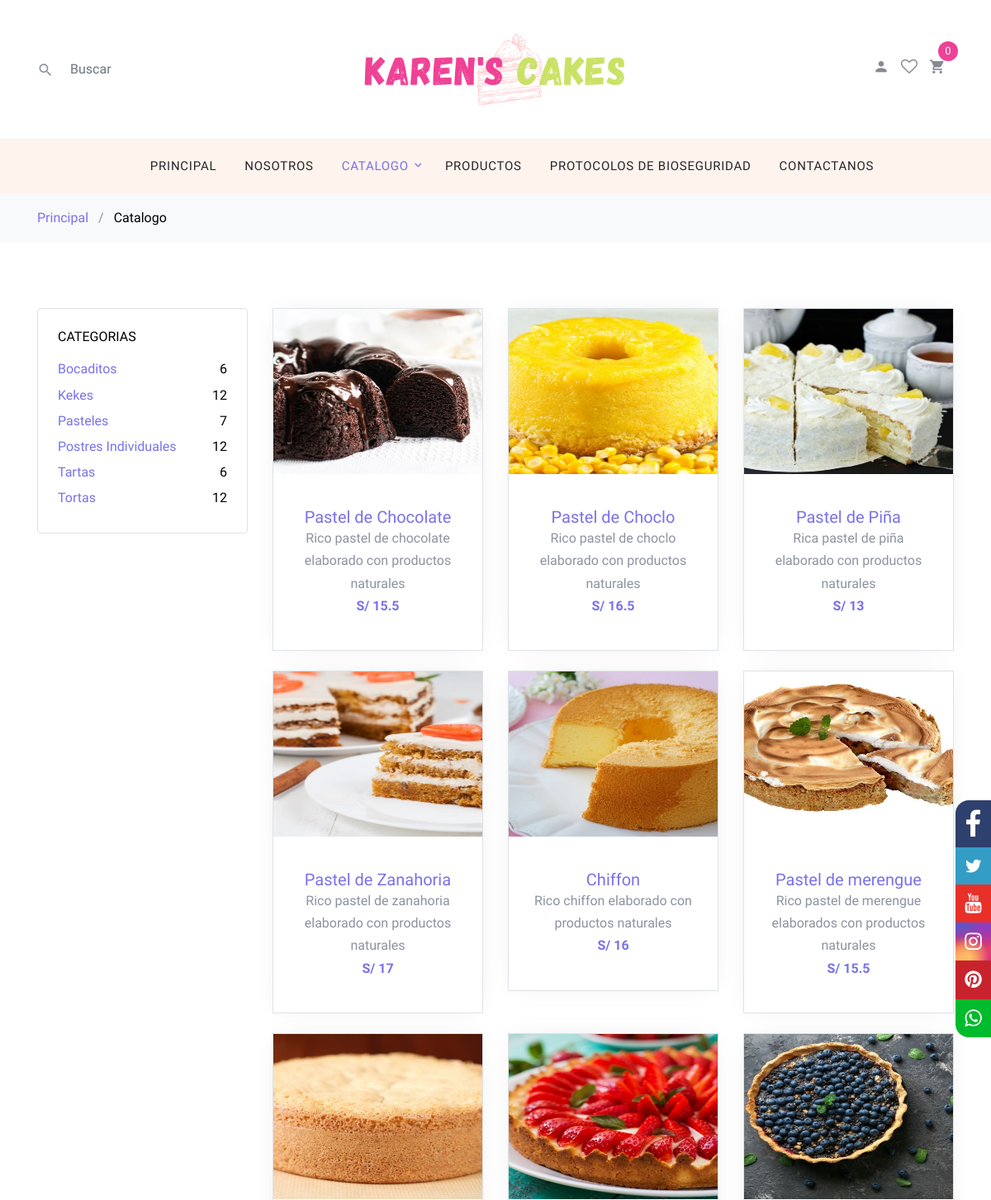
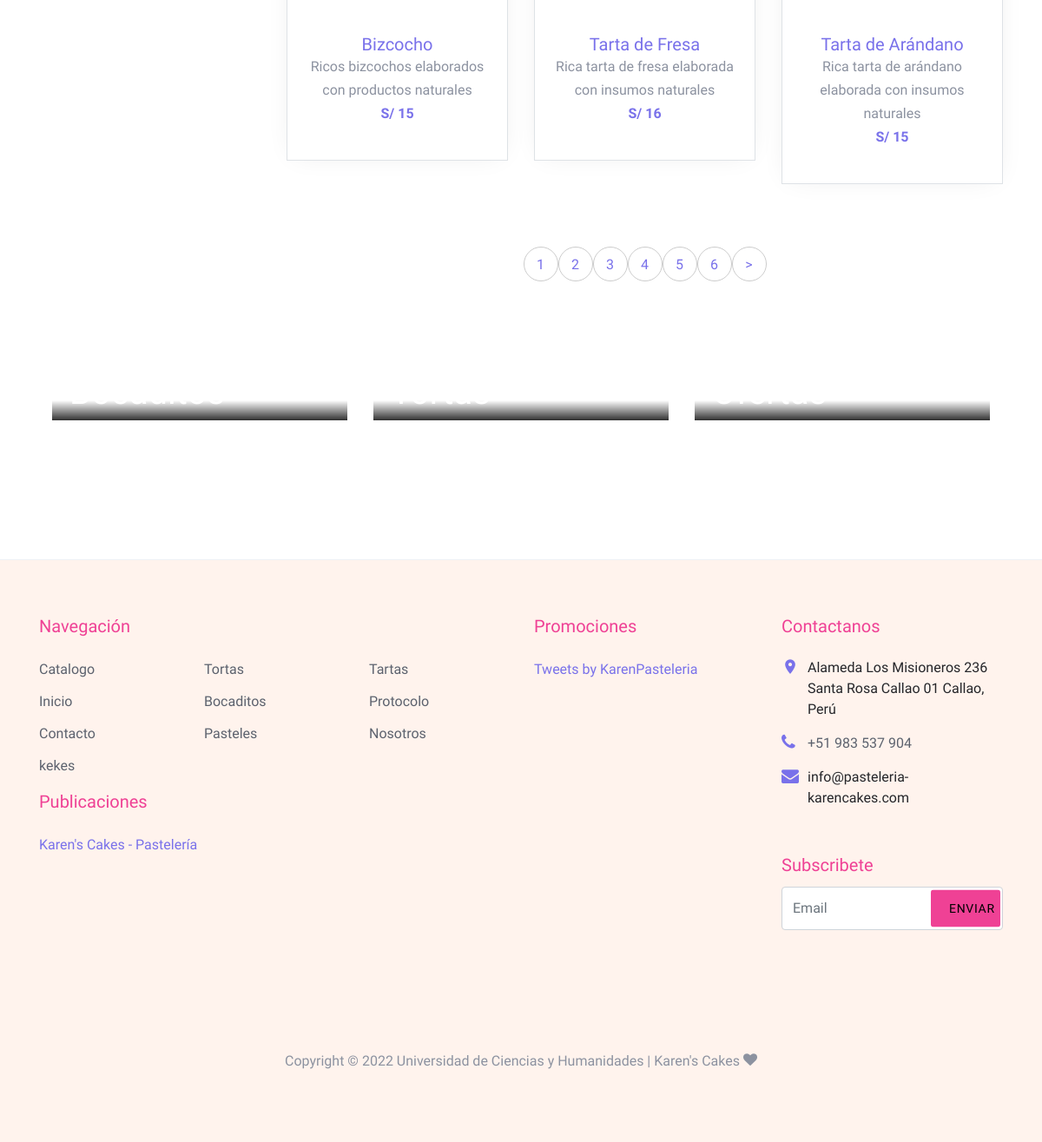
The page /shop.php on the database its author committed (2 pictures, top to bottom).
### tables this page shows
CREATE TABLE `productos` (
  `id` int(11) NOT NULL,
  `nombre` varchar(300) NOT NULL,
  `descripcion` varchar(500) NOT NULL,
  `precio` double NOT NULL,
  `imagen` varchar(200) NOT NULL,
  `inventario` int(11) NOT NULL,
  `id_categoria` int(11) NOT NULL
);

CREATE TABLE `categorias` (
  `id` int(11) NOT NULL,
  `nombre` varchar(100) NOT NULL,
  `descripcion` varchar(400) NOT NULL,
  `imagen` varchar(400) NOT NULL
);

### shop.php (the view, shortened to what this page needs)
<!DOCTYPE html>
<html lang="en">
 <?php
 include("./layouts/head.php");
 ?>
  <?php	include("./layouts/header.php"); ?>
  <body>
          <div class="social-bar">
				<a href="https://www.facebook.com/Karens-Cakes-Pasteler%C3%ADa-104709098484054" class="icon icon-facebook" id="iconoR" target="_blank"></a>
				<a href="https://twitter.com/KarenPasteleria"  class="icon icon-twitter"  id="iconoR" target="_blank"></a>
				<a href="https://www.youtube.com/channel/UCXHX6QCvZuUopnLTBnW8Wmw" class="icon icon-youtube" id="iconoR" target="_blank"></a>
				<a href="https://www.instagram.com/pasteleriakarenscakes/" class="icon icon-instagram" id="iconoR" target="_blank"></a>
				<a href="https://www.pinterest.com/gutierrezramoskarencecilia" class="icon icon-pinterest" id="iconoR" target="_blank"></a>
				<a href="#" class="icon icon-whatsapp" id="iconoR" target="_blank"></a>
			</div>
    <div class="bg-light py-3">
      <div class="container">
        <div class="row">
          <div class="col-md-12 mb-0"><a href="index.php">Principal</a> <span class="mx-2 mb-0">/</span>
           <strong class="text-black">Catalogo</strong></div>
        </div>
      </div>
    </div>
  <div class="site-wrap">
    <div class="site-section">
      <div class="container">
        <div class="row mb-5">
          <div class="col-md-9 order-2">
            <div class="row mb-5">
              <?php
              include('./php/conexion.php');
              $limite = 9;
              $totalQuery = $conexion->query('select count(*) from productos')or die($conexion->error);
              $totalProductos = mysqli_fetch_row($totalQuery);
              $totalBotones = round($totalProductos[0]/$limite);
              if(isset($_GET['limite'])){
                $resultado = $conexion ->query("select * from productos where inventario > 0 order by id DESC limit ".$_GET['limite'].",".$limite)or die($conexion -> error);
              }else{
                $resultado = $conexion ->query("select * from productos where inventario > 0 order by id DESC limit ".$limite)or die($conexion -> error);
              }
              while ($fila = mysqli_fetch_array($resultado)) {
              ?>
              <div class="col-sm-6 col-lg-4 mb-4" data-aos="fade-up">
                <div class="block-4 text-center border">
                  <figure class="block-4-image">
                    <a href="shop-single.php?id=<?php echo $fila['id'];?>">
                      <img src="images/<?php echo $fila['imagen'];?>" alt="<?php echo $fila['nombre'];?>" width="253" height="200"></a>
                  </figure>
                  <div class="block-4-text p-4">
                    <h3><a href="shop-single.php?id=<?php echo $fila['id'];?>"><?php echo $fila['nombre'];?></a></h3>
                    <p class="mb-0"><?php echo $fila['descripcion']; ?></p>
                    <p class="text-primary font-weight-bold"> S/ <?php echo $fila['precio']; ?></p>
                  </div>
                </div>
              </div>
            <?php  } ?>
            </div>
            <div class="row" data-aos="fade-up">
              <div class="col-md-12 text-center">
                <div class="site-block-27">
                  <ul>
                    <?php
                    for($k=0;$k<$totalBotones;$k++){
                        echo '<li><a href="shop.php?limite='.($k*10).'">'.($k+1).'</a></li>';
                    }
                    if(isset($_GET['limite'])){
                        if($_GET['limite']+10 < $totalBotones*10){
                        echo '<li><a href="shop.php?limite='.($_GET['limite']+10).'">&gt;</a></li>';
                        }
                    }else{
                        echo '<li><a href="shop.php?limite=10">&gt;</a></li>';
                    }
                    ?>
                  </ul>
                </div>
              </div>
            </div>
          </div>
          <div class="col-md-3 order-1 mb-5 mb-md-0">
            <div class="border p-4 rounded mb-4">
              <h3 class="mb-3 h6 text-uppercase text-black d-block">Categorias</h3>
              <ul class="list-unstyled mb-0">
                <?php
              $re = $conexion ->query("select * from categorias order by nombre ");
              while ($f = mysqli_fetch_array($re)) {
              ?>
                <li class="mb-1">
                  <a href="./busqueda.php?texto=<?php echo $f['nombre']; ?>" class="d-flex">
                    <span> <?php echo $f['nombre']; ?> </span>
                    <span class="text-black ml-auto">
                      <?php $re2 = $conexion ->query("select count(*) from productos where id_Categoria =".$f['id']);
                      $fila = mysqli_fetch_row($re2);
                      echo $fila[0];
                      ?>
                      </span>
                  </a></li>
              <?php } ?>
              </ul>
            </div>
          </div>
        </div>
        <div class="site-section site-blocks-2">
      <div class="container">
        <div class="row">
          <div class="col-sm-6 col-md-6 col-lg-4 mb-4 mb-lg-0" data-aos="fade" data-aos-delay="">
            <a class="block-2-item" href="#">
              <figure class="image">
              </figure>
              <div class="text">
                <span class="text-uppercase">Categoria</span>
                <h3>Bocaditos</h3>
              </div>
            </a>
          </div>
          <div class="col-sm-6 col-md-6 col-lg-4 mb-5 mb-lg-0" data-aos="fade" data-aos-delay="100">
            <a class="block-2-item" href="#">
              <figure class="image">
              </figure>
              <div class="text">
                <span class="text-uppercase">Categoria</span>
                <h3>Tortas</h3>
              </div>
            </a>
          </div>
          <div class="col-sm-6 col-md-6 col-lg-4 mb-5 mb-lg-0" data-aos="fade" data-aos-delay="200">
            <a class="block-2-item" href="#">
              <figure class="image">
              </figure>
              <div class="text">
                <span class="text-uppercase">Categoria</span>
                <h3>Ofertas</h3>
              </div>
            </a>
          </div>
        </div>
      </div>
    </div>
      </div>
    </div>
    <?php include("./layouts/footer.php"); ?>
  </div>
  </body>
</html>

### layouts/head.php (shortened to what this page needs)
<head>
    <link rel="stylesheet" href="fonts/icomoon/style.css">
    <link rel="stylesheet" href="css/bootstrap.min.css">
    <link rel="stylesheet" href="css/magnific-popup.css">
    <link rel="stylesheet" href="css/jquery-ui.css">
    <link rel="stylesheet" href="css/owl.carousel.min.css">
    <link rel="stylesheet" href="css/owl.theme.default.min.css">
    <link rel="stylesheet" href="css/aos.css">
    <link rel="stylesheet" href="css/style.css">
    <link rel="stylesheet" href="css/redes.css">
</head>

### layouts/header.php (shortened to what this page needs)
<header class="site-navbar" role="banner" >
      <div class="site-navbar-top">
        <div class="container">
          <div class="row align-items-center">
            <div class="col-6 col-md-4 order-2 order-md-1 site-search-icon text-left">
             <form action="./busqueda.php" class="site-block-top-search"
             method="GET">
                <span class="icon icon-search2"></span>
                <input type="text" name="texto" class="form-control border-0" placeholder="Buscar">
              </form>
            </div>
            <div class="col-12 mb-3 mb-md-0 col-md-4 order-1 order-md-2 text-center" >
              <div class="site-logo"px
                 <a href="index.php" style="border: none" ><img src="images/logo2.png" width="350"></a>
              </div>
            </div>
            <div class="col-6 col-md-4 order-3 order-md-3 text-right" >
              <div class="site-top-icons">
                <ul>
                  <li>
                      <?php if (isset($_SESSION['datos_login'])) { ?>
                      <a href="../admin/">
                      <?php }else{ ?>
                      <a href="./login.php">
                      <?php } ?>
                      <span class="icon icon-person"></span>
                      </a>
                  </li>
                  <li><a href="#"><span class="icon icon-heart-o"></span></a></li>
                  <li>
                    <a href="cart.php" class="site-cart">
                      <span class="icon icon-shopping_cart"></span>
                      <span class="count" style="background:#EF4195" >
                        <?php
                        if (isset($_SESSION['carrito'])) {
                          echo count($_SESSION['carrito']);
                         }else{
                          echo 0;
                         } ?>
                      </span>
                    </a>
                  </li>
                </ul>
              </div>
            </div>
          </div>
        </div>
      </div>
      <nav class="site-navigation text-right text-md-center" role="navigation" style="background:#FFF3ED">
        <div class="container">
          <ul class="site-menu js-clone-nav d-none d-md-block">
		   <li><a href="index.php" >Principal</a></li>
		   <li><a href="about.php" >Nosotros</a></li>
		   <li class="has-children active" >
              <a >Catalogo</a>
            </li>
			<li><a href="./shop.php" >Productos</a></li>
            <li><a href="protocolo.php" >Protocolos de Bioseguridad</a></li>
            <li><a href="contact.php" >Contactanos</a></li>
          </ul>
        </div>
      </nav>
    </header>

### layouts/footer.php (shortened to what this page needs)
<footer class="site-footer border-top" style="background:#FFF3ED">
      <div class="container">
        <div class="row">
          <div class="col-lg-6 mb-5 mb-lg-0">
            <div class="row">
              <div class="col-md-12">
                <h3 class="footer-heading mb-4" style="color:#EF4195">Navegación</h3>
              </div>
              <div class="col-md-6 col-lg-4">
                <ul class="list-unstyled">
                  <li><a href="./shop.php">Catalogo</a></li>
                  <li><a href="./index.php">Inicio</a></li>
                  <li><a href="contact.php"">Contacto</a></li>
                  <li><a href="./shop.php">kekes</a></li>
                </ul>
              </div>
              <div class="col-md-6 col-lg-4">
                <ul class="list-unstyled">
                  <li><a href="./shop.php">Tortas</a></li>
                  <li><a href="./shop.php">Bocaditos</a></li>
                  <li><a href="./shop.php">Pasteles</a></li>
                </ul>
              </div>
              <div class="col-md-6 col-lg-4">
                <ul class="list-unstyled">
                  <li><a href="./shop.php">Tartas</a></li>
                  <li><a href="protocolo.php">Protocolo</a></li>
                  <li><a href="about.php">Nosotros</a></li>
                </ul>
              </div>
              <div class="col-md-12">
                <h3 class="footer-heading mb-4" style="color:#EF4195">Publicaciones</h3>
              </div>
              <div class="col-md-12" width="1000" height="200" >
                <div class="fb-page" data-href="https://www.facebook.com/Karens-Cakes-Pasteler%C3%ADa-104709098484054" data-tabs="div" data-width="1000" data-height="400" data-small-header="false" data-adapt-container-width="true" data-hide-cover="false" data-show-facepile="true"><blockquote cite="https://www.facebook.com/Karens-Cakes-Pasteler%C3%ADa-104709098484054" class="fb-xfbml-parse-ignore"><a href="https://www.facebook.com/Karens-Cakes-Pasteler%C3%ADa-104709098484054">Karen&#039;s Cakes - Pastelería</a></blockquote></div>
              </div>
              <div class="col-md-12" width="1000" height="200" style="margin-top:25px">
                  <a href="#" class="block-6">
                <iframe width="380" height="50" src="https://www.instagram.com/p/CPADLcplr6z/embed" frameborder="0"></iframe>
                 </a>
              </div>
              <div class="col-md-12" width="1000" height="200" style="margin-top:25px">
              </div>
            </div>
          </div>
          <div class="col-md-6 col-lg-3 mb-4 mb-lg-0">
            <h3 class="footer-heading mb-4" style="color:#EF4195">Promociones</h3>
            <a href="#" class="block-6">
               <a class="twitter-timeline" data-lang="es" data-width="300" data-height="520" data-theme="light" href="https://twitter.com/KarenPasteleria?ref_src=twsrc%5Etfw">Tweets by KarenPasteleria</a>
            </a>
          </div>
          <div class="col-md-6 col-lg-3">
            <div class="block-5 mb-5">
              <h3 class="footer-heading mb-4" style="color:#EF4195">Contactanos</h3>
              <ul class="list-unstyled">
                <li class="address">Alameda Los Misioneros 236 Santa Rosa Callao 01 Callao, Perú</li>
                <li class="phone"><a href="tel://23923929210">+51 983 537 904</a></li>
                <li class="email">info@pasteleria-karencakes.com</li>
              </ul>
            </div>
            <div class="block-7">
              <form action="#" method="post">
                <label for="email_subscribe" class="footer-heading" style="color:#EF4195">Subscribete</label>
                <div class="form-group">
                  <input type="text" class="form-control py-4" id="email_subscribe" placeholder="Email">
                  <input type="submit" class="btn btn-sm" style="background:#EF4195" value="Enviar">
                </div>
              </form>
            </div>
          </div>
        </div>
        <div class="row pt-5 mt-5 text-center">
          <div class="col-md-12">
            <p>
            Copyright &copy;
            <script>document.write(new Date().getFullYear());</script> Universidad de Ciencias y Humanidades |
            Karen's Cakes <i class="icon-heart" aria-hidden="true"></i>
            </p>
          </div>
        </div>
      </div>
    </footer>

### css/redes.css (style rules this page uses)
.social-bar { position: fixed; right: 0; top: 35%; font-size: 1.5rem; display: flex; flex-direction: column; align-items: flex-end; z-index: 100; }
#iconoR { color: white; text-decoration: none; padding: .7rem; display: flex; transition: all .5s; }
.icon-facebook { background: #2E406E; font-size: 35px; }
.icon-twitter { background: #339DC5; font-size: 22px; }
.icon-youtube { background: #E83028; }
.icon-instagram { background: radial-gradient(circle farthest-corner at 35% 90%, #fec564, transparent 50%), radial-gradient(circle farthest-corner at 0 140%, #fec564, transparent 50%), radial-gradient(ellipse farthest-corner at 0 -25%, #5258cf, transparent 50%), radial-gradient(ellipse farthest-corner at 20% -50%, #5258cf, transparent 50%), radial-gradient(ellipse farthest-corner at 100% 0, #893dc2, transparent 50%), radial-gradient(ellipse farthest-corner at 60% -20%, #893dc2, transparent 50%), radial-gradient(ellipse farthest-corner at 100% 100%, #d9317a, transparent), linear-gradient(#6559ca, #bc318f 30%, #e33f5f 50%, #f77638 70%, #fec66d 100%); }
.icon-whatsapp { background: #00bb2d; }
.icon-pinterest { background: #c8232c; }
#iconoR:first-child { border-radius: 1rem 0 0 0; }
#iconoR:last-child { border-radius: 0 0 0 1rem; }

### rows shown on the page
productos: imagen (picture), nombre "Pastel de Chocolate", descripcion "Rico pastel de chocolate elaborado con productos naturales", precio "15.5"
productos: imagen (picture), nombre "Pastel de Choclo", descripcion "Rico pastel de choclo elaborado con productos naturales", precio "16.5"
productos: imagen (picture), nombre "Pastel de Piña", descripcion "Rica pastel de piña elaborado con productos naturales", precio "13"
productos: imagen (picture), nombre "Pastel de Zanahoria", descripcion "Rico pastel de zanahoria elaborado con productos naturales", precio "17"
productos: imagen (picture), nombre "Chiffon", descripcion "Rico chiffon elaborado con productos naturales", precio "16"
productos: imagen (picture), nombre "Pastel de merengue", descripcion "Rico pastel de merengue elaborados con productos naturales", precio "15.5"
productos: imagen (picture), nombre "Bizcocho", descripcion "Ricos bizcochos elaborados con productos naturales", precio "15"
productos: imagen (picture), nombre "Tarta de Fresa", descripcion "Rica tarta de fresa elaborada con insumos naturales", precio "16"
productos: imagen (picture), nombre "Tarta de Arándano", descripcion "Rica tarta de arándano elaborada con insumos naturales", precio "15"
categorias: nombre "Bocaditos", fila "6"
categorias: nombre "Kekes", fila "12"
categorias: nombre "Pasteles", fila "7"
categorias: nombre "Postres Individuales", fila "12"
categorias: nombre "Tartas", fila "6"
categorias: nombre "Tortas", fila "12"
